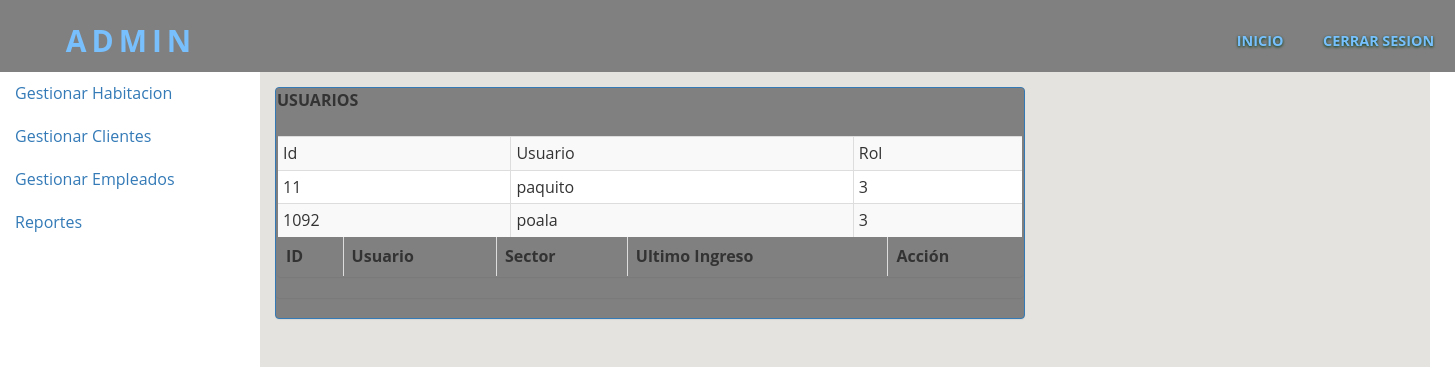
The page /admin/vtipohab.php on the database as committed earlier.
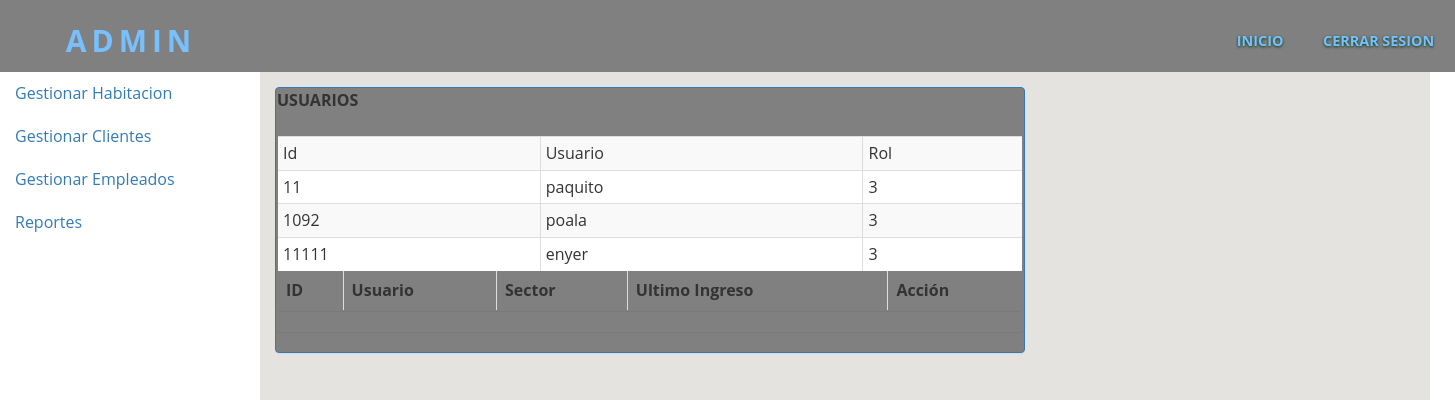
The same page on the database as committed later.
### tables this page shows
CREATE TABLE `usuario` (
  `id` int(11) NOT NULL,
  `nombre_user` varchar(30) NOT NULL,
  `password` varchar(32) NOT NULL,
  `rol` int(11) DEFAULT NULL
);

### admin/listausuario.php (the view, shortened to what this page needs)
<!DOCTYPE html>
<html>
<head>
</head>
<body>
<br>
<div class="table table-responsive">
	<table class=" table table-hover table-bordered table-striped table-condensed" >
			<td>Id</td>
			<td>Usuario</td>
			<td>Rol</td>
		<?php
		$sql="SELECT * from usuario";
		$result=mysqli_query($conexion,$sql);
		while($mostrar=mysqli_fetch_array($result)){
		 ?>
		<tr>
			<td><?php echo $mostrar['id'] ?></td>
			<td><?php echo $mostrar['nombre_user'] ?></td>
			<td><?php echo $mostrar['rol'] ?></td>
		</tr>
	<?php
	}
	 ?>
	</table>
</div>
<table id="tabla" class="table table-striped table-bordered dt-responsive nowrap" cellspacing="0" width="100%">
            <thead>
                <tr>
                    <th scope="col">ID</th>
                    <th scope="col">Usuario</th>
                    <th scope="col">Sector</th>
                    <th scope="col">Ultimo Ingreso</th>
                    <th scope="col">Acción</th>
                </tr>
            </thead>
        </table>
</body>
</html>

Rows that differ between the two databases and show on the page:
added usuario: id "11111", nombre_user "enyer", rol "3"
